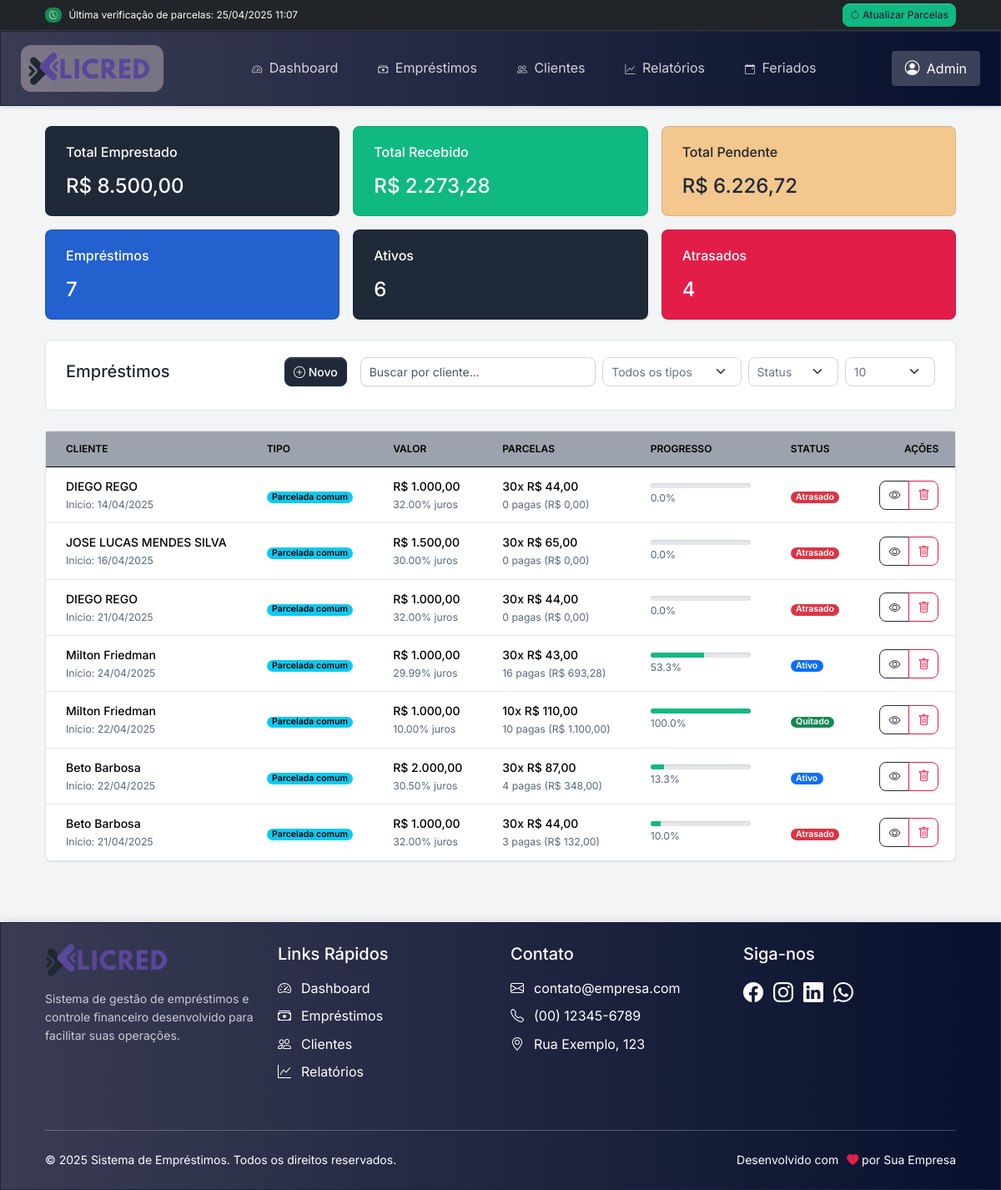
Page /emprestimos/index.php (signed in) on the committed database.
### tables this page shows
CREATE TABLE IF NOT EXISTS `emprestimos` (
  `id` int(11) NOT NULL AUTO_INCREMENT,
  `cliente_id` int(11) NOT NULL,
  `tipo_de_cobranca` enum('parcelada_comum','reparcelada_com_juros') NOT NULL,
  `valor_emprestado` decimal(10,2) NOT NULL,
  `parcelas` int(11) NOT NULL,
  `valor_parcela` decimal(10,2) DEFAULT NULL,
  `juros_percentual` decimal(5,2) DEFAULT NULL,
  `data_inicio` date NOT NULL,
  `configuracao` longtext NOT NULL COMMENT 'Configurações do empréstimo em formato JSON' CHECK (json_valid(`configuracao`)),
  `data_criacao` timestamp NOT NULL DEFAULT current_timestamp(),
  `data_atualizacao` timestamp NOT NULL DEFAULT current_timestamp() ON UPDATE current_timestamp(),
  `status` varchar(20) NOT NULL DEFAULT 'ativo',
  PRIMARY KEY (`id`),
  KEY `idx_emprestimos_cliente_id` (`cliente_id`),
  KEY `idx_emprestimos_data_inicio` (`data_inicio`),
  CONSTRAINT `emprestimos_ibfk_1` FOREIGN KEY (`cliente_id`) REFERENCES `clientes` (`id`)
);

CREATE TABLE IF NOT EXISTS `clientes` (
  `id` int(11) NOT NULL AUTO_INCREMENT,
  `nome` varchar(150) NOT NULL,
  `cpf` varchar(14) NOT NULL,
  `telefone` varchar(20) NOT NULL,
  `email` varchar(150) DEFAULT NULL,
  `tipo_pessoa` tinyint(1) DEFAULT 1 COMMENT '1 = Física, 2 = Jurídica',
  `cpf_cnpj` varchar(20) DEFAULT NULL,
  `nascimento` date DEFAULT NULL,
  `cep` varchar(10) DEFAULT NULL,
  `endereco` varchar(150) DEFAULT NULL,
  `bairro` varchar(100) DEFAULT NULL,
  `cidade` varchar(100) DEFAULT NULL,
  `estado` varchar(2) DEFAULT NULL,
  `chave_pix` varchar(150) DEFAULT NULL,
  `indicacao` varchar(150) DEFAULT NULL,
  `status` enum('Ativo','Inativo','Alerta','Atenção') DEFAULT 'Ativo',
  `nome_secundario` varchar(150) DEFAULT NULL,
  `telefone_secundario` varchar(20) DEFAULT NULL,
  `endereco_secundario` varchar(150) DEFAULT NULL,
  `observacoes` text DEFAULT NULL,
  `opt_in_whatsapp` tinyint(1) DEFAULT 1 COMMENT 'Consentimento para receber mensagens',
  `ultima_interacao_whatsapp` timestamp NULL DEFAULT NULL COMMENT 'Data da última interação por WhatsApp',
  PRIMARY KEY (`id`)
);

CREATE TABLE IF NOT EXISTS `parcelas` (
  `id` int(11) NOT NULL AUTO_INCREMENT,
  `emprestimo_id` int(11) NOT NULL,
  `numero` int(11) NOT NULL,
  `valor` decimal(10,2) NOT NULL,
  `vencimento` date NOT NULL,
  `status` enum('pendente','parcial','pago','atrasado') DEFAULT 'pendente',
  `valor_pago` decimal(10,2) DEFAULT NULL,
  `data_pagamento` date DEFAULT NULL,
  `forma_pagamento` varchar(50) DEFAULT NULL,
  `observacao` text DEFAULT NULL,
  `created_at` timestamp NOT NULL DEFAULT current_timestamp(),
  `updated_at` timestamp NOT NULL DEFAULT current_timestamp() ON UPDATE current_timestamp(),
  `diferenca_transacao` decimal(10,2) DEFAULT 0.00,
  `acao_diferenca` varchar(50) DEFAULT NULL,
  `valor_original` decimal(10,2) DEFAULT NULL,
  `ultima_cobranca` timestamp NULL DEFAULT NULL COMMENT 'Data da última cobrança enviada',
  `total_cobrancas` int(11) DEFAULT 0 COMMENT 'Total de cobranças enviadas',
  PRIMARY KEY (`id`),
  KEY `idx_emprestimo_numero` (`emprestimo_id`,`numero`),
  KEY `idx_status` (`status`),
  KEY `idx_vencimento` (`vencimento`),
  CONSTRAINT `parcelas_ibfk_1` FOREIGN KEY (`emprestimo_id`) REFERENCES `emprestimos` (`id`) ON DELETE CASCADE
);

### emprestimos/index.php (the view, shortened to what the rows shown need)
<?php
require_once __DIR__ . '/../includes/head.php';
require_once __DIR__ . '/../includes/queries.php';
$emprestimos = buscarTodosEmprestimosComCliente($conn);
?>
<div class="container py-4">
    <div class="card">
        <div class="d-none d-md-block">
  <div class="table-responsive">
                <table class="table table-hover align-middle mb-0" id="tabela-emprestimos">
      <thead class="table-light">
        <tr>
                            <th style="width: 25%">Cliente</th>
                            <th style="width: 15%">Tipo</th>
                            <th style="width: 15%">Valor</th>
                            <th style="width: 15%">Parcelas</th>
                            <th style="width: 15%">Progresso</th>
                            <th style="width: 8%">Status</th>
                            <th style="width: 7%" class="text-end">Ações</th>
        </tr>
      </thead>
      <tbody>
                        <?php foreach ($emprestimos as $e):
                            $stmt = $conn->prepare("
                                SELECT numero, valor, valor_pago, status, vencimento
                                FROM parcelas
                                WHERE emprestimo_id = ?
                            ");
                            $stmt->bind_param("i", $e['id']);
                            $stmt->execute();
                            $result = $stmt->get_result();
                            $parcelas = $result->fetch_all(MYSQLI_ASSOC);
                            $total_parcelas = count($parcelas);
                            $pagas = 0;
                            $valor_total_pago = 0;
                            foreach ($parcelas as $p) {
                                if ($p['status'] === 'pago') {
                                    $pagas++;
                                    $valor_total_pago += isset($p['valor']) ? floatval($p['valor']) : 0;
                                } elseif ($p['status'] === 'parcial') {
                                    $valor_total_pago += isset($p['valor_pago']) ? floatval($p['valor_pago']) : 0;
                                }
                            }
                            $progresso = ($total_parcelas > 0) ? ($pagas / $total_parcelas) * 100 : 0;
                            $status = 'quitado';
                            foreach ($parcelas as $p) {
                                if ($p['status'] !== 'pago') {
                                    $status = 'ativo';
                                    $data_vencimento = new DateTime($p['vencimento']);
                                    $hoje_menos_um = new DateTime();
                                    $hoje_menos_um->modify('-1 day');
                                    if ($data_vencimento < $hoje_menos_um) {
                                        $status = 'atrasado';
                                        break;
                                    }
                                }
                            }
                            $status_class = match($status) {
                                'ativo' => 'text-bg-primary',
                                'atrasado' => 'text-bg-danger',
                                'quitado' => 'text-bg-success',
                                default => 'text-bg-secondary'
                            };
                        ?>
                            <tr>
                                <td>
                                    <div class="d-flex align-items-center">
                                        <div>
                                            <div class="fw-bold"><?= htmlspecialchars($e['cliente_nome']) ?></div>
                                            <small class="text-muted">
                                                Início: <?= date('d/m/Y', strtotime($e['data_inicio'])) ?>
                                            </small>
                                        </div>
                                    </div>
            </td>
                                <td>
                                    <span class="badge text-bg-info">
                                        <?= ucfirst(str_replace('_', ' ', $e['tipo_de_cobranca'])) ?>
              </span>
            </td>
                                <td>
                                    <div class="fw-bold">R$ <?= number_format($e['valor_emprestado'], 2, ',', '.') ?></div>
                                    <?php if ($e['juros_percentual'] > 0): ?>
                                        <small class="text-muted">
                                            <?= $e['juros_percentual'] ?>% juros
                                        </small>
                                    <?php endif; ?>
                                </td>
                                <td>
                                    <div class="fw-bold"><?= $e['parcelas'] ?>x R$ <?= number_format($e['valor_parcela'], 2, ',', '.') ?></div>
                                    <small class="text-muted">
                                        <?= $pagas ?> pagas (R$ <?= number_format($valor_total_pago, 2, ',', '.') ?>)
                                    </small>
                                </td>
                                <td style="width: 150px;">
                                    <div class="progress" style="height: 6px;">
                                        <div class="progress-bar bg-success" role="progressbar"
                                             style="width: <?= $progresso ?>%"
                                             aria-valuenow="<?= $progresso ?>"
                                             aria-valuemin="0"
                                             aria-valuemax="100">
                                        </div>
                                    </div>
                                    <small class="text-muted"><?= number_format($progresso, 1) ?>%</small>
                                </td>
                                <td>
                                    <span class="badge <?= $status_class ?>">
                                        <?= ucfirst($status) ?>
                                    </span>
                                </td>
                                <td class="text-end">
                                    <div class="btn-group">
                                        <a href="visualizar.php?id=<?= $e['id'] ?>"
                                           class="btn btn-sm btn-outline-primary"
                                           title="Ver Detalhes">
                                            <i class="bi bi-eye"></i>
                                        </a>
                                        <a href="excluir.php?id=<?= $e['id'] ?>"
                                           class="btn btn-sm btn-outline-danger"
                                           title="Excluir Empréstimo">
                                            <i class="bi bi-trash"></i>
                                        </a>
                                    </div>
                                </td>
          </tr>
        <?php endforeach; ?>
      </tbody>
    </table>
  </div>
</div>
    </div>
</div>
<?php require_once __DIR__ . '/../includes/footer.php'; ?>

### rows in the picture
emprestimos: cliente.nome "DIEGO REGO", data_inicio "14/04/2025", tipo_de_cobranca "Parcelada comum", valor_emprestado "1.000,00", juros_percentual "32.00", parcelas "30", valor_parcela "44,00", pagas "0", valor_total_pago "0,00", progresso "0.0", parcelas.vencimento "Atrasado"
emprestimos: cliente.nome "JOSE LUCAS MENDES SILVA", data_inicio "16/04/2025", tipo_de_cobranca "Parcelada comum", valor_emprestado "1.500,00", juros_percentual "30.00", parcelas "30", valor_parcela "65,00", pagas "0", valor_total_pago "0,00", progresso "0.0", parcelas.vencimento "Atrasado"
emprestimos: cliente.nome "DIEGO REGO", data_inicio "21/04/2025", tipo_de_cobranca "Parcelada comum", valor_emprestado "1.000,00", juros_percentual "32.00", parcelas "30", valor_parcela "44,00", pagas "0", valor_total_pago "0,00", progresso "0.0", parcelas.vencimento "Atrasado"
emprestimos: cliente.nome "Milton Friedman", data_inicio "24/04/2025", tipo_de_cobranca "Parcelada comum", valor_emprestado "1.000,00", juros_percentual "29.99", parcelas "30", valor_parcela "43,00", pagas "16", valor_total_pago "693,28", $progresso 53.333333333333 (drawn), progresso "53.3", parcelas.status "Ativo"
emprestimos: cliente.nome "Milton Friedman", data_inicio "22/04/2025", tipo_de_cobranca "Parcelada comum", valor_emprestado "1.000,00", juros_percentual "10.00", parcelas "10", valor_parcela "110,00", pagas "10", valor_total_pago "1.100,00", $progresso 100 (drawn), progresso "100.0", status "Quitado"
emprestimos: cliente.nome "Beto Barbosa", data_inicio "22/04/2025", tipo_de_cobranca "Parcelada comum", valor_emprestado "2.000,00", juros_percentual "30.50", parcelas "30", valor_parcela "87,00", pagas "4", valor_total_pago "348,00", $progresso 13.333333333333 (drawn), progresso "13.3", parcelas.status "Ativo"
emprestimos: cliente.nome "Beto Barbosa", data_inicio "21/04/2025", tipo_de_cobranca "Parcelada comum", valor_emprestado "1.000,00", juros_percentual "32.00", parcelas "30", valor_parcela "44,00", pagas "3", valor_total_pago "132,00", $progresso 10 (drawn), progresso "10.0"
parcelas: vencimento "Atrasado"

### other values in the picture
$data_hora_verificacao "25/04/2025 11:07"
$total_emprestado "8.500,00"
$total_recebido "2.273,28"
$total_pendente "6.226,72"
count($emprestimos) "7"
$emprestimos_ativos "6"
$emprestimos_atrasados "4"
